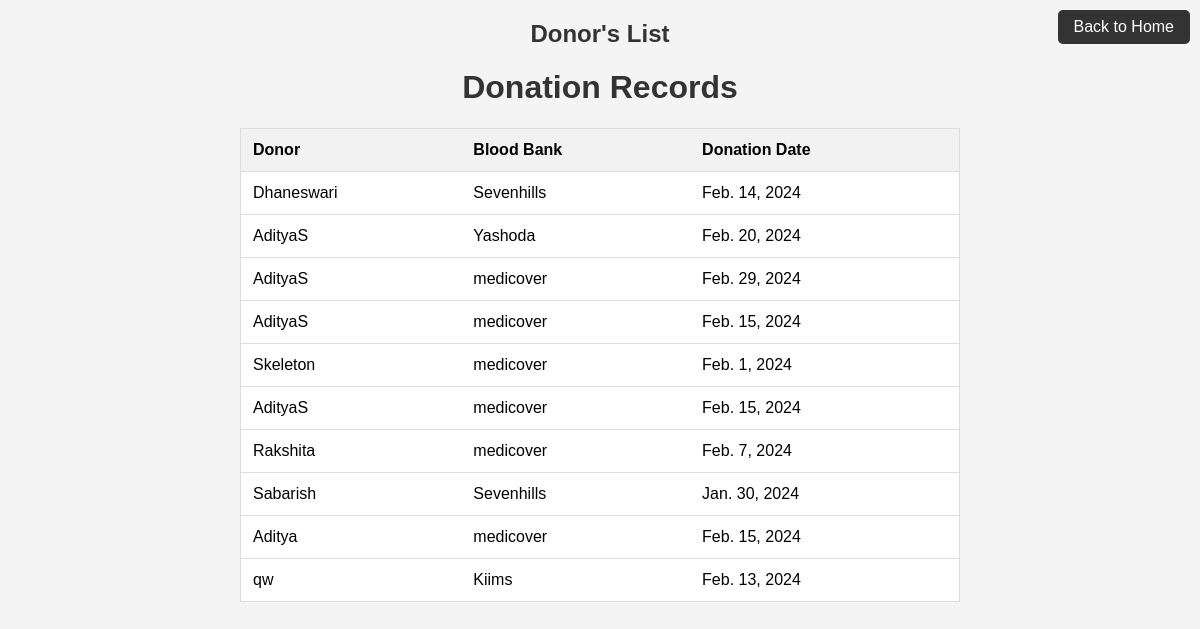
The app's page /donation_records/ (signed in) with its own data.
### blood_donation_app/models.py (models this page shows, shortened)
class DonationRecord(models.Model):
    donor=models.ForeignKey(Donor,on_delete=models.CASCADE,to_field="donor_email")
    bloodbank=models.ForeignKey(BloodBank,on_delete=models.CASCADE,to_field="bloodbank_name")
    donation_date=models.DateField()

class Donor(models.Model):
    donor_name=models.CharField(max_length=30)
    donor_photo=models.ImageField(upload_to='media',storage=S3MediaStorage(),null=True,blank=True)
    donor_email=models.EmailField(primary_key=True)
    donor_blood_type=models.ForeignKey(BloodType,on_delete=models.CASCADE,)
    donor_phone=models.CharField(max_length=10)
    bloodbank=models.ForeignKey(BloodBank,on_delete=models.CASCADE)
    last_donation_date=models.DateField(default=None)

class BloodBank(models.Model):
    bloodbank_name=models.CharField(max_length=50,primary_key=True)
    bloodbank_location=models.CharField(max_length=100)
    bloodbank_phone=models.CharField(max_length=10)
    Opositive_units=models.IntegerField(null=True, blank=True)
    Onegative_units=models.IntegerField(null=True, blank=True)
    Apositive_units=models.IntegerField(null=True, blank=True)
    Anegative_units=models.IntegerField(null=True, blank=True)
    Bpositive_units=models.IntegerField(null=True, blank=True)
    Bnegative_units=models.IntegerField(null=True, blank=True)
    ABpositive_units=models.IntegerField(null=True, blank=True)
    ABnegative_units=models.IntegerField(null=True, blank=True)

### blood_donation_app/views.py (the view)
# urls.py: path('donation_records/',views.donation_record,name="donation_record"),
@login_required(login_url='/admin_login/')
def donation_record(request):
    donation_records=DonationRecord.objects.all()
    return render(request,'donationrecord.html',{'donation_records': donation_records})

### blood_donation_app/templates/donationrecord.html (shortened to what this page needs)
<!DOCTYPE html>
{% load static %}
<html lang="en">
<head>
    <link rel="stylesheet" type="text/css" href="{% static 'css/donationrecord.css' %}">
</head>
<nav>
    <div class="navbar">
        <h1>Donor's List</h1>
        <div class="navbar-right">
            <a href="{% url 'index' %}" class="back-button">Back to Home</a>
        </div>
    </div>
</nav>
<body>
    <h1>Donation Records</h1>
    <table>
        <thead>
            <tr>
                <th>Donor</th>
                <th>Blood Bank</th>
                <th>Donation Date</th>
            </tr>
        </thead>
        <tbody>
            {% for record in donation_records %}
                <tr>
                    <td>{{ record.donor.donor_name }}</td>
                    <td>{{ record.bloodbank.bloodbank_name }}</td>
                    <td>{{ record.donation_date }}</td>
                </tr>
            {% endfor %}
        </tbody>
    </table>
</body>
</html>

### blood_donation_app/static/css/donationrecord.css (style rules this page uses)
body { font-family: Arial, sans-serif; background-color: #f4f4f4; margin: 0; padding: 0; box-sizing: border-box; }
h1 { text-align: center; color: #333; }
table { width: 60%; margin: 20px auto; border-collapse: collapse; border: 1px solid #ddd; background-color: #fff; }
th, td { padding: 12px; text-align: left; border-bottom: 1px solid #ddd; }
th { background-color: #f2f2f2; }

### blood_donation_app/templates/donationrecord.html (style rules this page uses)
.back-button { position: absolute; top: 10px; right: 10px; color: white; background-color: #333; padding: 8px 16px; border-radius: 5px; text-decoration: none; }

### records on screen
DonationRecord: donor.donor_name "Dhaneswari", bloodbank.bloodbank_name "Sevenhills", donation_date "Feb. 14, 2024"
DonationRecord: donor.donor_name "AdityaS", bloodbank.bloodbank_name "Yashoda", donation_date "Feb. 20, 2024"
DonationRecord: donor.donor_name "AdityaS", bloodbank.bloodbank_name "medicover", donation_date "Feb. 29, 2024"
DonationRecord: donor.donor_name "AdityaS", bloodbank.bloodbank_name "medicover", donation_date "Feb. 15, 2024"
DonationRecord: donor.donor_name "Skeleton", bloodbank.bloodbank_name "medicover", donation_date "Feb. 1, 2024"
DonationRecord: donor.donor_name "AdityaS", bloodbank.bloodbank_name "medicover", donation_date "Feb. 15, 2024"
DonationRecord: donor.donor_name "Rakshita", bloodbank.bloodbank_name "medicover", donation_date "Feb. 7, 2024"
DonationRecord: donor.donor_name "Sabarish", bloodbank.bloodbank_name "Sevenhills", donation_date "Jan. 30, 2024"
DonationRecord: donor.donor_name "Aditya", bloodbank.bloodbank_name "medicover", donation_date "Feb. 15, 2024"
DonationRecord: donor.donor_name "qw", bloodbank.bloodbank_name "Kiims", donation_date "Feb. 13, 2024"
